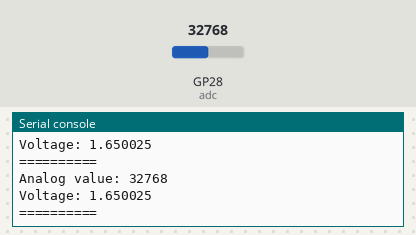
Bench run of a program on a simulated Raspberry Pi Pico running MicroPython. Shown: the last lines printed to the serial console. The inputs (shaded band) are chosen by the test bench; at power-on: GP28 (adc) = 32768 (analog values on the 0–65535 scale).

Above: at 1.2 s.
1.3 s: GP28 (adc) set to 45874
At 2.6 s:
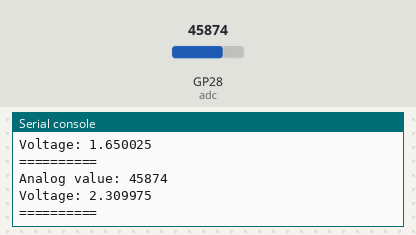
2.8 s: GP28 (adc) set to 57670
At 3.8 s:
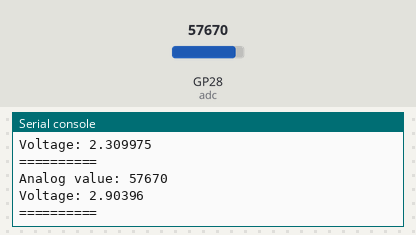
Timing chart, 0 to 5.8 s (numbered marks = the images above; inputs shaded):
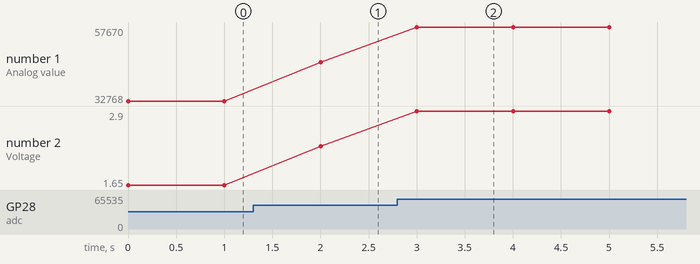

Measured:
- after the input at 1.3 s, the serial console: prints a new line after 0.70 s (image 1)
- after the input at 2.8 s, the serial console: prints a new line after 0.20 s (image 2)
- plotted number 1: 32768 → 45874 after the input at 1.3 s, 45874 → 57670 after the input at 2.8 s
- plotted number 2: 1.65 → 2.31 after the input at 1.3 s, 2.31 → 2.9 after the input at 2.8 s

The program:

pot-val.py
```python
# ==================================================
"""
Project objectives:
    Read inputs from the potentiometer and display values to the console
    Convert analog values to voltage then display it to the console

Hardware and connections used:
    Potentiometer SIG pin to GPIO Pin 28 (capable of ADC)

Author: Adrian Josele G. Quional
"""
# ==================================================

# modules
from machine import Pin, ADC    # ADC class is needed to create an ADC object
from time import sleep

# creating an ADC object, specifying GPIO Pin 28 as the INPUT pin
adc = ADC(Pin(28))
# Note: GPIO Pins capable of ADC are GPIO Pin 26-28 only

# continuously read data from the potentiometer and display the values to the console
while True:
    # reading analog values from the potentiometer
    analog_value = adc.read_u16()
    print(f"Analog value: {analog_value}")

    # converting analog values to voltage
    voltage = analog_value * (3.3 / 65535)
    print(f"Voltage: {voltage}")

    print("==========")
    sleep(1)
```
